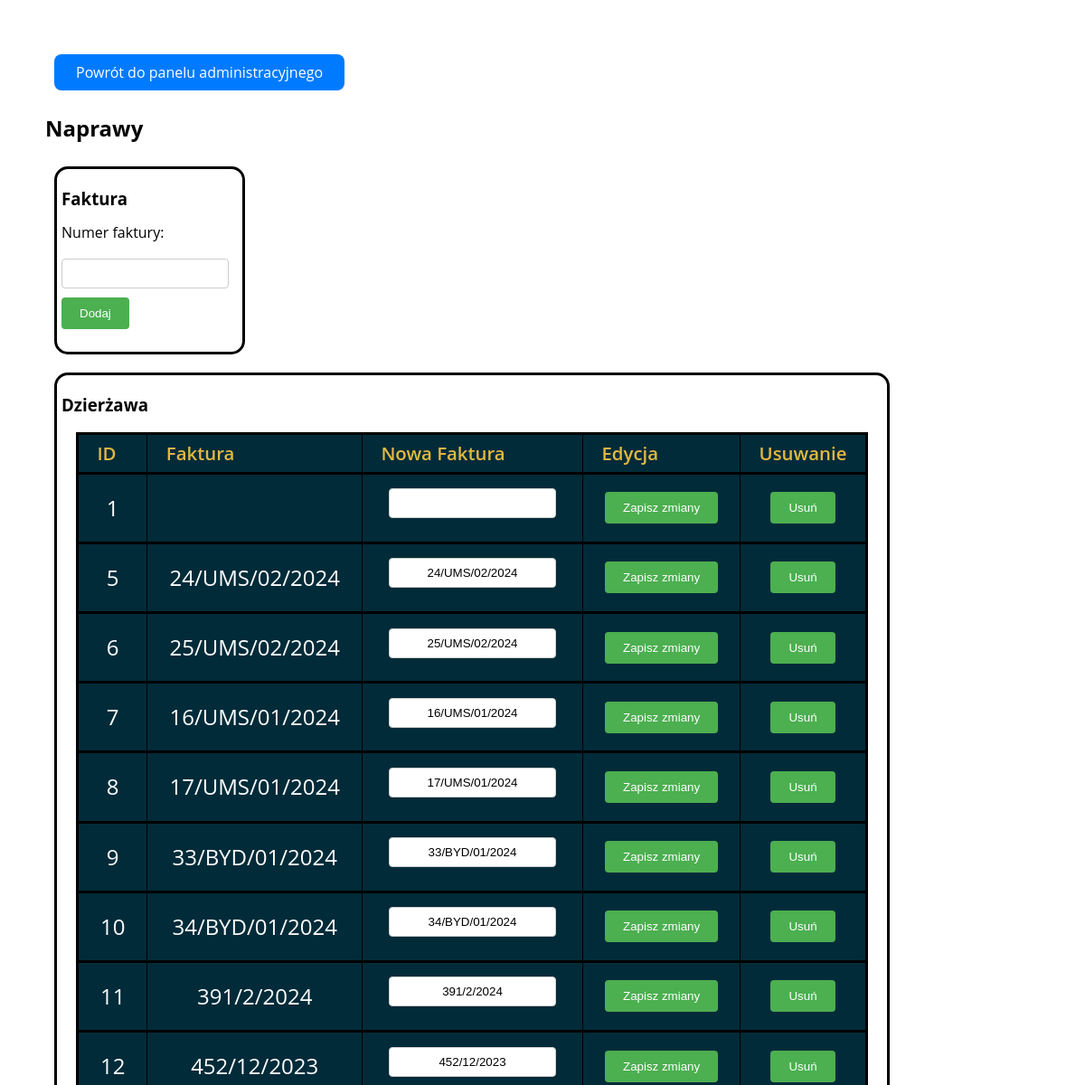
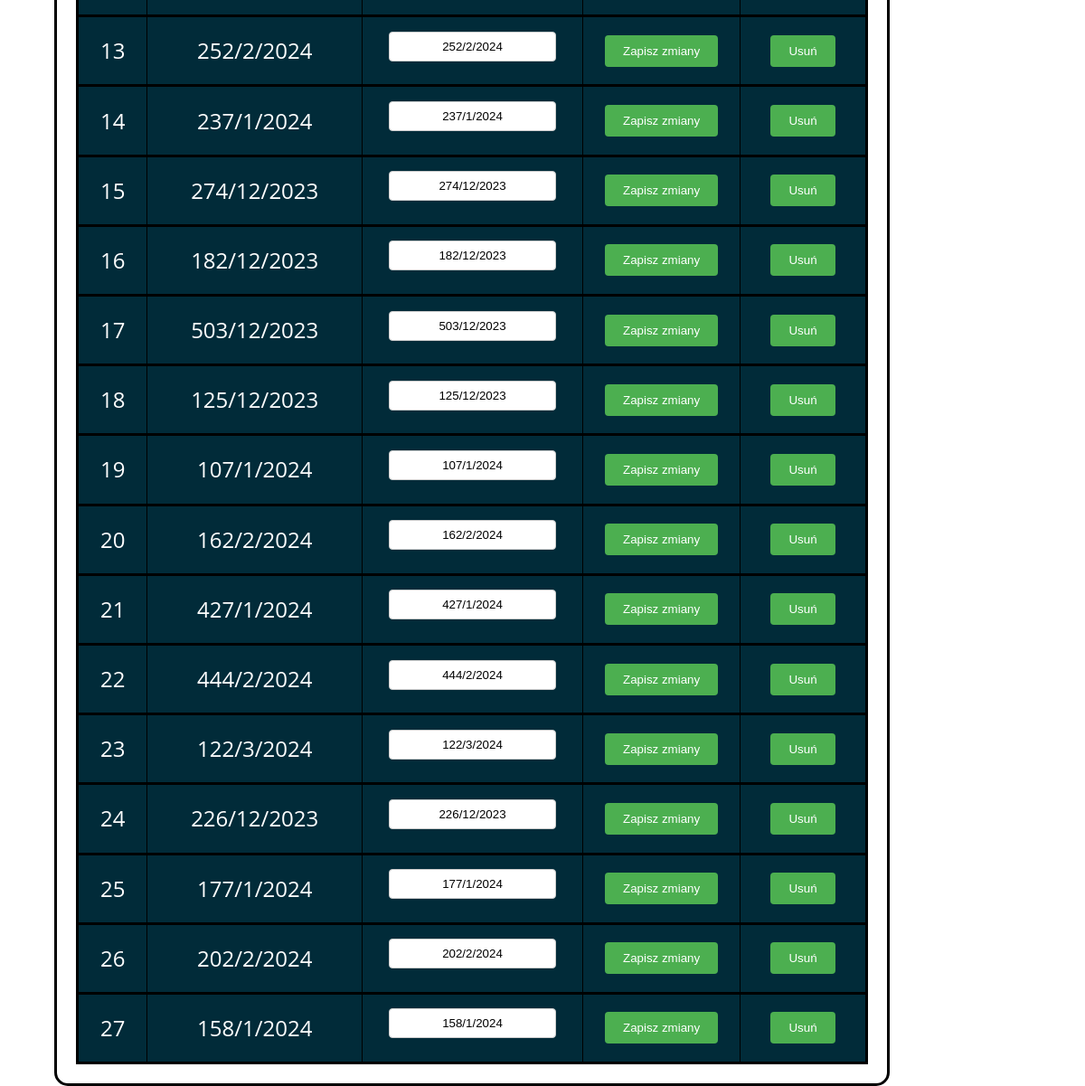
Screenshot of /Admins/faktura.php with the database file from the repository (2 pictures, top to bottom).
### tables this page shows
CREATE TABLE `faktura` (
  `id` int(11) NOT NULL AUTO_INCREMENT,
  `numer_faktury` varchar(255) DEFAULT NULL,
  PRIMARY KEY (`id`)
);

### Admins/faktura.php (the view, shortened to what this page needs)
<?php
require_once('../Config/db_connection.php');
$query_faktura_select = "SELECT
                        id, numer_faktury
                        FROM Faktura";
$result_faktura_select = mysqli_query($conn, $query_faktura_select);
?>
<!DOCTYPE html>
<html lang="pl">
<head>
    <link rel="stylesheet" href="../Style/styles.css">
</head>
<body>
<div id="holder">
    <header><a href="admin_panel.php" class="button">Powrót do panelu administracyjnego</a></header>
    <header><h2>Naprawy</h2></header>
    <div id="body">
        <div class="sekcja">
            <h3>Faktura</h3>
            <div>
                <form method="post" action="<?php echo htmlspecialchars($_SERVER["PHP_SELF"]); ?>">
                    <label for="numer_faktury">Numer faktury:</label><br>
                    <input type="text" id="numer_faktury" name="numer_faktury" required><br>
                    <input type="submit" name="submit_faktura" value="Dodaj">
                </form>
            </div>
        </div>
        <div class="sekcja">
            <h3>Dzierżawa</h3>
            <table>
                <tr>
                    <th>ID</th>
                    <th>Faktura</th>
                    <th>Nowa Faktura</th>
                    <th>Edycja</th>
                    <th>Usuwanie</th>
                </tr>
                <?php while ($row = mysqli_fetch_assoc($result_faktura_select)): ?>
                    <tr>
                        <td><?php echo $row['id']; ?></td>
                        <form method="post" action="<?php echo htmlspecialchars($_SERVER["PHP_SELF"]); ?>">
                            <td><?php echo $row['numer_faktury']; ?></td>
                            <td>
                                <input type="text" name="numer_faktury" value="<?php echo $row['numer_faktury']; ?>" required>
                        </td>
                        <td>
                                <input type="submit" name="edit_faktura" value="Zapisz zmiany">
                        </td>
                        <td>
                                <input type="submit" name="delete_faktura" value="Usuń">
                            </form>
                    </tr>
                <?php endwhile; ?>
            </table>
        </div>
    </div>
</div>
</body>
</html>

### Style/styles.css (style rules this page uses)
html, body, div, span, applet, object, iframe, blockquote, pre, abbr, acronym, address, big, cite, code, del, dfn, em, img, ins, kbd, q, s, samp, small, strike, strong, sub, sup, tt, var, b, u, i, center, dl, dt, dd, ol, ul, li, fieldset, form, label, legend, table, caption, tbody, tfoot, thead, tr, th, td, article, aside, canvas, details, embed, figure, figcaption, footer, header, hgroup, menu, nav, output, ruby, section, summary, time, mark, audio, video { margin: 0; padding: 0; box-sizing: border-box; }
html, body { height: 100%; }
body { line-height: 1; font-family: 'Open Sans', sans-serif; }
#body { padding-bottom: 100px; }
#holder { min-height: 100%; position: relative; }
h1, h2, h3 { margin-bottom: 20px; }
form { margin-bottom: 20px; }
label { display: block; margin-bottom: 5px; }
input[type="text"], input[type="password"], input[type="email"], input[type="number"], select { width: 95%; padding: 8px; margin-bottom: 10px; border: 1px solid #ccc; border-radius: 4px; box-sizing: border-box; text-align: center; }
input[type="submit"], a, button { background-color: #4CAF50; color: white; padding: 10px 20px; border: none; border-radius: 4px; cursor: pointer; }
.sekcja { width: fit-content; display: block; float: left; border: black; border-style: solid; border-radius: 15px; padding: 5px; margin: 10px; }
tr { font-size: 24px; width: fit-content; border-style: solid; border-radius: 2px; text-align: center; }
table, th, td { border: 1px solid black; border-radius: 5px; }
body { background: white; font-family: 'Open Sans', sans-serif; padding: 50px; }
table { background: #012B39; border-radius: 0.25em; border-collapse: collapse; margin: 1em; }
th { border-bottom: 1px solid #364043; color: #E2B842; font-size: 0.85em; font-weight: 600; padding: 0.5em 1em; text-align: left; }
td { color: #fff; font-weight: 400; padding: 0.65em 1em; }
tbody tr { transition: background 0.25s ease; }
a.button { display: inline-block; padding: 12px 24px; background-color: #007bff; color: #fff; text-decoration: none; border-radius: 8px; transition: background-color 0.3s ease; margin-top: 10px; margin-left: 10px; margin-bottom: 10px; }

### rows the page displays
faktura: id "1"
faktura: id "5", numer_faktury "24/UMS/02/2024"
faktura: id "6", numer_faktury "25/UMS/02/2024"
faktura: id "7", numer_faktury "16/UMS/01/2024"
faktura: id "8", numer_faktury "17/UMS/01/2024"
faktura: id "9", numer_faktury "33/BYD/01/2024"
faktura: id "10", numer_faktury "34/BYD/01/2024"
faktura: id "11", numer_faktury "391/2/2024"
faktura: id "12", numer_faktury "452/12/2023"
faktura: id "13", numer_faktury "252/2/2024"
faktura: id "14", numer_faktury "237/1/2024"
faktura: id "15", numer_faktury "274/12/2023"
faktura: id "16", numer_faktury "182/12/2023"
faktura: id "17", numer_faktury "503/12/2023"
faktura: id "18", numer_faktury "125/12/2023"
faktura: id "19", numer_faktury "107/1/2024"
faktura: id "20", numer_faktury "162/2/2024"
faktura: id "21", numer_faktury "427/1/2024"
faktura: id "22", numer_faktury "444/2/2024"
faktura: id "23", numer_faktury "122/3/2024"
faktura: id "24", numer_faktury "226/12/2023"
faktura: id "25", numer_faktury "177/1/2024"
faktura: id "26", numer_faktury "202/2/2024"
faktura: id "27", numer_faktury "158/1/2024"
